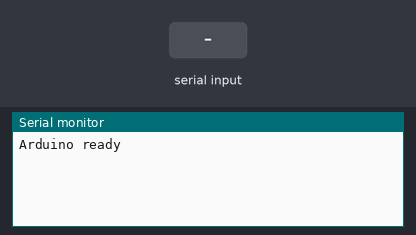
Recording of a sketch running on a simulated Arduino Leonardo, built with avr-gcc and run on an emulated ATmega32U4. On the bench: the last lines printed to the serial monitor. Inputs (shaded band) come from the test bench.

Above: at 1.2 s.
1.3 s: "ON\n" received over Serial
At 2.3 s:
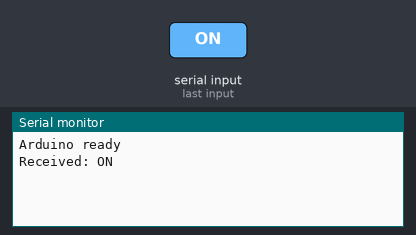
2.8 s: "OFF\n" received over Serial
At 3.5 s:
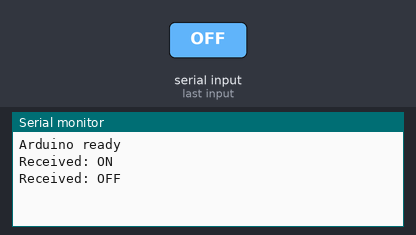
4.3 s: "1\n" received over Serial
At 4.6 s:
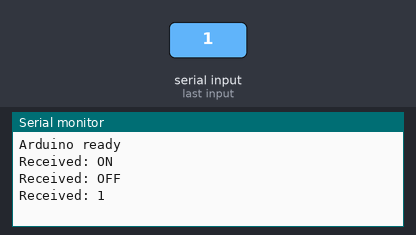

Measured:
- after the input at 1.3 s, the serial monitor: prints a new line at once (image 1)
- after the input at 2.8 s, the serial monitor: prints a new line at once (image 2)
- after the input at 4.3 s, the serial monitor: prints a new line at once (image 3)

The sketch:

sketch_feb2a.ino
```cpp
void setup() {
  Serial.begin(9600);
  while (!Serial) {
    ; // wait for Serial (needed for some boards like Leonardo)
  }
  Serial.println("Arduino ready");
}

void loop() {
  if (Serial.available() > 0) {
    String msg = Serial.readStringUntil('\n'); // read until newline
    msg.trim(); // remove \r or whitespace

    Serial.print("Received: ");
    Serial.println(msg);

    // Example action
    if (msg == "ON") {
      digitalWrite(LED_BUILTIN, HIGH);
    }
    else if (msg == "OFF") {
      digitalWrite(LED_BUILTIN, LOW);
    }
  }
}
```
